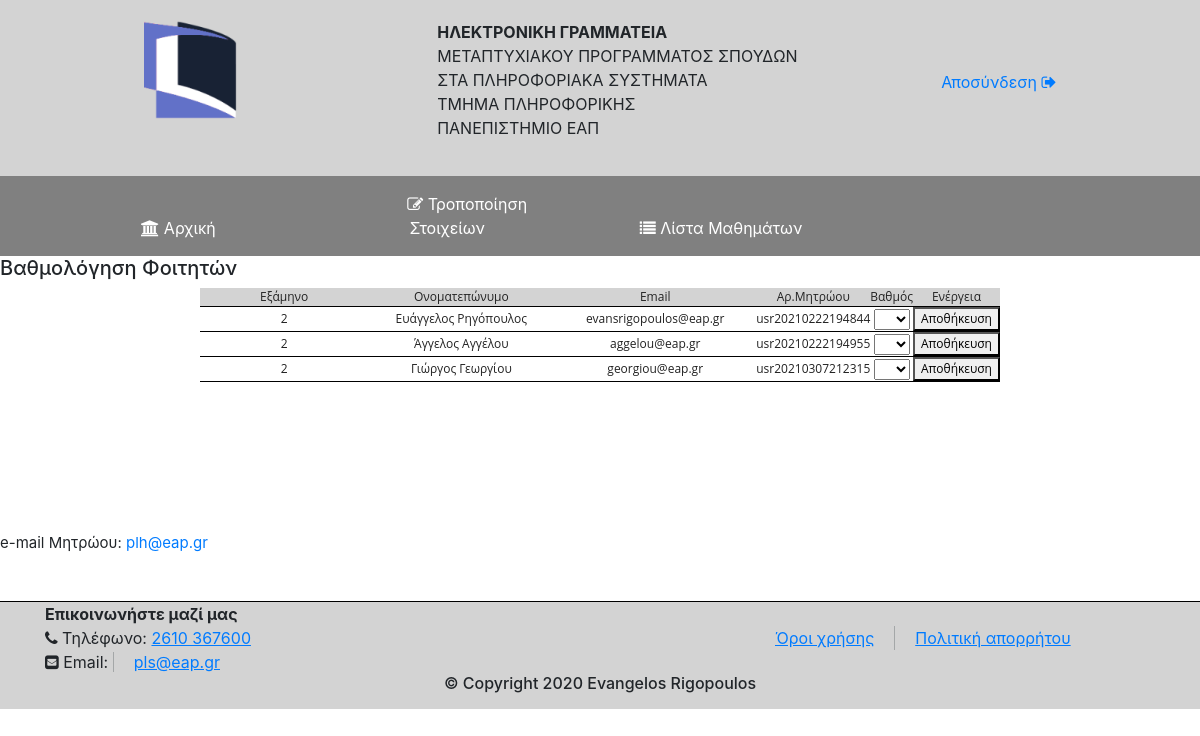
/setgrade.php?lesson_id=18, run on the app's committed database.
### tables this page shows
CREATE TABLE `user` (
  `user_id` int(10) NOT NULL,
  `name` varchar(50) DEFAULT NULL,
  `lastname` varchar(50) DEFAULT NULL,
  `Email` varchar(50) DEFAULT NULL,
  `Password` varchar(50) DEFAULT NULL,
  `role` set('Administrator','Student','Professor') NOT NULL,
  `mobile` varchar(10) DEFAULT NULL,
  `address` varchar(50) DEFAULT NULL,
  `birth_date` date DEFAULT NULL,
  `register_date` date DEFAULT NULL,
  `register_number` varchar(50) NOT NULL
);

CREATE TABLE `semester` (
  `user_id` int(50) NOT NULL,
  `semester_id` int(10) NOT NULL,
  `semester` set('1','2','3','') NOT NULL
);

### setgrade.php (the view, shortened to what this page needs)
<?php
include("Professorheader.php");
include("config.php");
$lesson_id=$_GET['lesson_id'];
$sql="SELECT * FROM user INNER JOIN records on user.user_id=records.user_id INNER JOIN semester on semester.user_id=user.user_id where lesson_id=$lesson_id AND status='Εγγεγραμμένος/η'  order by semester ASC";
$data= $conn->query($sql);
?>
<!DOCTYPE html>
<html lang="en">
<head>
  <link rel="stylesheet" href="https://stackpath.bootstrapcdn.com/bootstrap/4.1.3/css/bootstrap.min.css">
  <link rel="stylesheet" href="styles/styles.css">
  <link rel="stylesheet" href="https://cdnjs.cloudflare.com/ajax/libs/font-awesome/4.7.0/css/font-awesome.min.css">
  <link
  rel="stylesheet"
  href="https://cdnjs.cloudflare.com/ajax/libs/animate.css/4.1.1/animate.min.css"
/>
</head>
<body>
<h5>Βαθμολόγηση Φοιτητών</h5>
<table class="show">
<thead>
            <tr class="text">
                <th>Εξάμηνο</th>
                <th>Ονοματεπώνυμο</th>
                <th>Email</th>
                <th>Αρ.Μητρώου</th>
                <th>Βαθμός</th>
                <th>Ενέργεια</th>
            </tr>
        </thead>
<tbody>
<?php  while( $row = $data->fetch()):  ?>
                    <tr >
                <td ><?=$row['semester']?></td>
                <td ><?=$row['name']?> <?=$row['lastname']?></td>
                <td ><?=$row['Email']?></td>
                <td><?=$row['register_number']?></td>
                <form method="POST" action="grade.php?record_id=<?=$row['record_id']?>">
                <td>
                <select name="grade" id="">
                    <option><?=$row['grade']?></option>
                    <option value="1">1</option>
                </select>
               </td>
                <td><button>Αποθήκευση</button></td>
                </form>
                <?php endwhile ?>
</tbody>
</table>
    <div style="padding:150px 0 30px 0;">
    <p  style="font-size:15px;">
    <span class="text">e-mail Μητρώου:</span>
    <span class="text"> <a href="#">plh@eap.gr</a></span>
</p>
    </div>
</body>
<?php
    include("footer.php");
    ?>
</html>

### styles/styles.css (style rules this page uses)
body { margin: 0em; width: auto; }
table, th, td { border: 1px solid black; border-collapse: collapse; text-align: center; color:rgb(91, 91, 92); }
table { width:100%; }
th { background-color:lightgray; width:30%; }
form { animation: zoomIn; animation-duration: 0.5s; }
.text { background-color: #ffffff; }
.user,tr,th,td { font-family: Open Sans !important; font: 75% / 1.5 sans-serif; margin: 0; padding: 0; border: none; color: #222222; }
.show { display: table; border-collapse: separate; box-sizing: border-box; text-indent: initial; border-spacing:2px; width:800px; height: auto; border-top-width: 0px; border-right-width: 0px; border-bottom-width: 0px; border-left-width: 0px; border-spacing:2px; border-collapse: collapse; animation:fadeInLeft; animation-duration: 0.5s; }
.show th { margin:auto; border: auto; padding:auto; font:100%; }
.show,th,td { font-family: Open Sans !important; font:100% /1.5 Arial, Helvetica, sans-serif; margin:auto; border-bottom: 1px black solid; padding:auto; color: #222222; border-collapse: collapse; border-spacing:2px; }

### data on the page
user: semester.semester "2", name "Ευάγγελος", lastname "Ρηγόπουλος", Email "evansrigopoulos@eap.gr", register_number "usr20210222194844"
user: semester.semester "2", name "Άγγελος", lastname "Αγγέλου", Email "aggelou@eap.gr", register_number "usr20210222194955"
user: semester.semester "2", name "Γιώργος", lastname "Γεωργίου", Email "georgiou@eap.gr", register_number "usr20210307212315"
